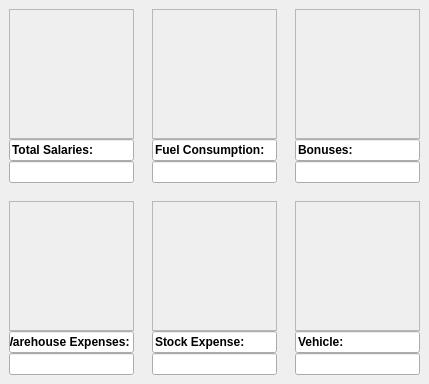
            <widget class="QWidget" name="widget_47" native="true">
             <layout class="QVBoxLayout" name="verticalLayout_44">
              <property name="spacing">
               <number>0</number>
              </property>
              <property name="leftMargin">
               <number>0</number>
              </property>
              <property name="topMargin">
               <number>0</number>
              </property>
              <property name="rightMargin">
               <number>0</number>
              </property>
              <property name="bottomMargin">
               <number>0</number>
              </property>
              <item>
               <widget class="QWidget" name="widget_49" native="true">
                <layout class="QHBoxLayout" name="horizontalLayout_69">
                 <property name="spacing">
                  <number>0</number>
                 </property>
                 <property name="leftMargin">
                  <number>0</number>
                 </property>
                 <property name="topMargin">
                  <number>0</number>
                 </property>
                 <property name="rightMargin">
                  <number>0</number>
                 </property>
                 <property name="bottomMargin">
                  <number>0</number>
                 </property>
                 <item>
                  <widget class="QWidget" name="widget_51" native="true">
                   <layout class="QVBoxLayout" name="verticalLayout_45">
                    <item>
                     <widget class="QWidget" name="widget_57" native="true">
                      <layout class="QVBoxLayout" name="verticalLayout_46">
                       <property name="spacing">
                        <number>0</number>
                       </property>
                       <property name="leftMargin">
                        <number>0</number>
                       </property>
                       <property name="topMargin">
                        <number>0</number>
                       </property>
                       <property name="rightMargin">
                        <number>0</number>
                       </property>
                       <property name="bottomMargin">
                        <number>0</number>
                       </property>
                       <item>
                        <widget class="QFrame" name="frame_15">
                         <property name="minimumSize">
                          <size>
                           <width>0</width>
                           <height>130</height>
                          </size>
                         </property>
                         <property name="frameShape">
                          <enum>QFrame::StyledPanel</enum>
                         </property>
                         <property name="frameShadow">
                          <enum>QFrame::Raised</enum>
                         </property>
                        </widget>
                       </item>
                       <item>
                        <widget class="QLineEdit" name="lineEdit_2">
                         <property name="font">
                          <font>
                           <weight>75</weight>
                           <bold>true</bold>
                          </font>
                         </property>
                         <property name="text">
                          <string>Total Salaries:</string>
                         </property>
                         <property name="readOnly">
                          <bool>true</bool>
                         </property>
                        </widget>
                       </item>
                       <item>
                        <widget class="QLineEdit" name="txt_Salaries">
                         <property name="readOnly">
                          <bool>true</bool>
                         </property>
                        </widget>
                       </item>
                      </layout>
                     </widget>
                    </item>
                   </layout>
                  </widget>
                 </item>
                 <item>
                  <widget class="QWidget" name="widget_52" native="true">
                   <layout class="QVBoxLayout" name="verticalLayout_51">
                    <property name="spacing">
                     <number>0</number>
                    </property>
                    <property name="leftMargin">
                     <number>0</number>
                    </property>
                    <property name="topMargin">
                     <number>0</number>
                    </property>
                    <property name="rightMargin">
                     <number>0</number>
                    </property>
                    <property name="bottomMargin">
                     <number>0</number>
                    </property>
                    <item>
                     <widget class="QWidget" name="widget_58" native="true">
                      <layout class="QVBoxLayout" name="verticalLayout_47">
                       <item>
                        <widget class="QWidget" name="widget_59" native="true">
                         <layout class="QVBoxLayout" name="verticalLayout_48">
                          <property name="spacing">
                           <number>0</number>
                          </property>
                          <property name="leftMargin">
                           <number>0</number>
                          </property>
                          <property name="topMargin">
                           <number>0</number>
                          </property>
                          <property name="rightMargin">
                           <number>0</number>
                          </property>
                          <property name="bottomMargin">
                           <number>0</number>
                          </property>
                          <item>
                           <widget class="QFrame" name="frame_17">
                            <property name="frameShape">
                             <enum>QFrame::StyledPanel</enum>
                            </property>
                            <property name="frameShadow">
                             <enum>QFrame::Raised</enum>
                            </property>
                           </widget>
                          </item>
                          <item>
                           <widget class="QLineEdit" name="lineEdit_5">
                            <property name="font">
                             <font>
                              <weight>75</weight>
                              <bold>true</bold>
                             </font>
                            </property>
                            <property name="text">
                             <string>Fuel Consumption:</string>
                            </property>
                            <property name="readOnly">
                             <bool>true</bool>
                            </property>
                           </widget>
                          </item>
                          <item>
                           <widget class="QLineEdit" name="txt_FuelConsumption">
                            <property name="readOnly">
                             <bool>true</bool>
                            </property>
                           </widget>
                          </item>
                         </layout>
                        </widget>
                       </item>
                      </layout>
                     </widget>
                    </item>
                   </layout>
                  </widget>
                 </item>
                 <item>
                  <widget class="QWidget" name="widget_53" native="true">
                   <layout class="QVBoxLayout" name="verticalLayout_52">
                    <property name="spacing">
                     <number>0</number>
                    </property>
                    <property name="leftMargin">
                     <number>0</number>
                    </property>
                    <property name="topMargin">
                     <number>0</number>
                    </property>
                    <property name="rightMargin">
                     <number>0</number>
                    </property>
                    <property name="bottomMargin">
                     <number>0</number>
                    </property>
                    <item>
                     <widget class="QWidget" name="widget_60" native="true">
                      <layout class="QVBoxLayout" name="verticalLayout_49">
                       <item>
                        <widget class="QWidget" name="widget_61" native="true">
                         <layout class="QVBoxLayout" name="verticalLayout_50">
                          <property name="spacing">
                           <number>0</number>
                          </property>
                          <property name="leftMargin">
                           <number>0</number>
                          </property>
                          <property name="topMargin">
                           <number>0</number>
                          </property>
                          <property name="rightMargin">
                           <number>0</number>
                          </property>
                          <property name="bottomMargin">
                           <number>0</number>
                          </property>
                          <item>
                           <widget class="QFrame" name="frame_18">
                            <property name="frameShape">
                             <enum>QFrame::StyledPanel</enum>
                            </property>
                            <property name="frameShadow">
                             <enum>QFrame::Raised</enum>
                            </property>
                           </widget>
                          </item>
                          <item>
                           <widget class="QLineEdit" name="lineEdit_8">
                            <property name="font">
                             <font>
                              <weight>75</weight>
                              <bold>true</bold>
                             </font>
                            </property>
                            <property name="text">
                             <string>Bonuses:</string>
                            </property>
                            <property name="readOnly">
                             <bool>true</bool>
                            </property>
                           </widget>
                          </item>
                          <item>
                           <widget class="QLineEdit" name="txt_Bonuses">
                            <property name="readOnly">
                             <bool>true</bool>
                            </property>
                           </widget>
                          </item>
                         </layout>
                        </widget>
                       </item>
                      </layout>
                     </widget>
                    </item>
                   </layout>
                  </widget>
                 </item>
                </layout>
               </widget>
              </item>
              <item>
               <widget class="QWidget" name="widget_50" native="true">
                <layout class="QHBoxLayout" name="horizontalLayout_70">
                 <property name="spacing">
                  <number>0</number>
                 </property>
                 <property name="leftMargin">
                  <number>0</number>
                 </property>
                 <property name="topMargin">
                  <number>0</number>
                 </property>
                 <property name="rightMargin">
                  <number>0</number>
                 </property>
                 <property name="bottomMargin">
                  <number>0</number>
                 </property>
                 <item>
                  <widget class="QWidget" name="widget_54" native="true">
                   <layout class="QVBoxLayout" name="verticalLayout_62">
                    <item>
                     <widget class="QWidget" name="widget_62" native="true">
                      <layout class="QVBoxLayout" name="verticalLayout_53">
                       <property name="spacing">
                        <number>0</number>
                       </property>
                       <property name="leftMargin">
                        <number>0</number>
                       </property>
                       <property name="topMargin">
                        <number>0</number>
                       </property>
                       <property name="rightMargin">
                        <number>0</number>
                       </property>
                       <property name="bottomMargin">
                        <number>0</number>
                       </property>
                       <item>
                        <widget class="QWidget" name="widget_63" native="true">
                         <layout class="QVBoxLayout" name="verticalLayout_54">
                          <property name="spacing">
                           <number>0</number>
                          </property>
                          <property name="leftMargin">
                           <number>0</number>
                          </property>
                          <property name="topMargin">
                           <number>0</number>
                          </property>
                          <property name="rightMargin">
                           <number>0</number>
                          </property>
                          <property name="bottomMargin">
                           <number>0</number>
                          </property>
                          <item>
                           <widget class="QWidget" name="widget_64" native="true">
                            <layout class="QVBoxLayout" name="verticalLayout_55">
                             <property name="spacing">
                              <number>0</number>
                             </property>
                             <property name="leftMargin">
                              <number>0</number>
                             </property>
                             <property name="topMargin">
                              <number>0</number>
                             </property>
                             <property name="rightMargin">
                              <number>0</number>
                             </property>
                             <property name="bottomMargin">
                              <number>0</number>
                             </property>
                             <item>
                              <widget class="QFrame" name="frame_19">
                               <property name="minimumSize">
                                <size>
                                 <width>0</width>
                                 <height>130</height>
                                </size>
                               </property>
                               <property name="frameShape">
                                <enum>QFrame::StyledPanel</enum>
                               </property>
                               <property name="frameShadow">
                                <enum>QFrame::Raised</enum>
                               </property>
                              </widget>
                             </item>
                             <item>
                              <widget class="QLineEdit" name="lineEdit_10">
                               <property name="font">
                                <font>
                                 <weight>75</weight>
                                 <bold>true</bold>
                                </font>
                               </property>
                               <property name="text">
                                <string>Warehouse Expenses:</string>
                               </property>
                               <property name="readOnly">
                                <bool>true</bool>
                               </property>
                              </widget>
                             </item>
                             <item>
                              <widget class="QLineEdit" name="txt_WarehouseExpense">
                               <property name="readOnly">
                                <bool>true</bool>
                               </property>
                              </widget>
                             </item>
                            </layout>
                           </widget>
                          </item>
                         </layout>
                        </widget>
                       </item>
                      </layout>
                     </widget>
                    </item>
                   </layout>
                  </widget>
                 </item>
                 <item>
                  <widget class="QWidget" name="widget_55" native="true">
                   <layout class="QVBoxLayout" name="verticalLayout_63">
                    <item>
                     <widget class="QWidget" name="widget_65" native="true">
                      <layout class="QVBoxLayout" name="verticalLayout_56">
                       <property name="spacing">
                        <number>0</number>
                       </property>
                       <property name="leftMargin">
                        <number>0</number>
                       </property>
                       <property name="topMargin">
                        <number>0</number>
                       </property>
                       <property name="rightMargin">
                        <number>0</number>
                       </property>
                       <property name="bottomMargin">
                        <number>0</number>
                       </property>
                       <item>
                        <widget class="QWidget" name="widget_66" native="true">
                         <layout class="QVBoxLayout" name="verticalLayout_57">
                          <property name="spacing">
                           <number>0</number>
                          </property>
                          <property name="leftMargin">
                           <number>0</number>
                          </property>
                          <property name="topMargin">
                           <number>0</number>
                          </property>
                          <property name="rightMargin">
                           <number>0</number>
                          </property>
                          <property name="bottomMargin">
                           <number>0</number>
                          </property>
                          <item>
                           <widget class="QWidget" name="widget_67" native="true">
                            <layout class="QVBoxLayout" name="verticalLayout_58">
                             <property name="spacing">
                              <number>0</number>
                             </property>
                             <property name="leftMargin">
                              <number>0</number>
                             </property>
                             <property name="topMargin">
                              <number>0</number>
                             </property>
                             <property name="rightMargin">
                              <number>0</number>
                             </property>
                             <property name="bottomMargin">
                              <number>0</number>
                             </property>
                             <item>
                              <widget class="QFrame" name="frame_31">
                               <property name="frameShape">
                                <enum>QFrame::StyledPanel</enum>
                               </property>
                               <property name="frameShadow">
                                <enum>QFrame::Raised</enum>
                               </property>
                              </widget>
                             </item>
                             <item>
                              <widget class="QLineEdit" name="lineEdit_12">
                               <property name="font">
                                <font>
                                 <weight>75</weight>
                                 <bold>true</bold>
                                </font>
                               </property>
                               <property name="text">
                                <string>Stock Expense:</string>
                               </property>
                               <property name="readOnly">
                                <bool>true</bool>
                               </property>
                              </widget>
                             </item>
                             <item>
                              <widget class="QLineEdit" name="txt_StockExpenses">
                               <property name="readOnly">
                                <bool>true</bool>
                               </property>
                              </widget>
                             </item>
                            </layout>
                           </widget>
                          </item>
                         </layout>
                        </widget>
                       </item>
                      </layout>
                     </widget>
                    </item>
                   </layout>
                  </widget>
                 </item>
                 <item>
                  <widget class="QWidget" name="widget_56" native="true">
                   <layout class="QVBoxLayout" name="verticalLayout_64">
                    <item>
                     <widget class="QWidget" name="widget_68" native="true">
                      <layout class="QVBoxLayout" name="verticalLayout_59">
                       <property name="spacing">
                        <number>0</number>
                       </property>
                       <property name="leftMargin">
                        <number>0</number>
                       </property>
                       <property name="topMargin">
                        <number>0</number>
                       </property>
                       <property name="rightMargin">
                        <number>0</number>
                       </property>
                       <property name="bottomMargin">
                        <number>0</number>
                       </property>
                       <item>
                        <widget class="QWidget" name="widget_69" native="true">
                         <layout class="QVBoxLayout" name="verticalLayout_60">
                          <property name="spacing">
                           <number>0</number>
                          </property>
                          <property name="leftMargin">
                           <number>0</number>
                          </property>
                          <property name="topMargin">
                           <number>0</number>
                          </property>
                          <property name="rightMargin">
                           <number>0</number>
                          </property>
                          <property name="bottomMargin">
                           <number>0</number>
                          </property>
                          <item>
                           <widget class="QWidget" name="widget_70" native="true">
                            <layout class="QVBoxLayout" name="verticalLayout_61">
                             <property name="spacing">
                              <number>0</number>
                             </property>
                             <property name="leftMargin">
                              <number>0</number>
                             </property>
                             <property name="topMargin">
                              <number>0</number>
                             </property>
                             <property name="rightMargin">
                              <number>0</number>
                             </property>
                             <property name="bottomMargin">
                              <number>0</number>
                             </property>
                             <item>
                              <widget class="QFrame" name="frame_32">
                               <property name="frameShape">
                                <enum>QFrame::StyledPanel</enum>
                               </property>
                               <property name="frameShadow">
                                <enum>QFrame::Raised</enum>
                               </property>
                              </widget>
                             </item>
                             <item>
                              <widget class="QLineEdit" name="lineEdit_14">
                               <property name="font">
                                <font>
                                 <weight>75</weight>
                                 <bold>true</bold>
                                </font>
                               </property>
                               <property name="text">
                                <string>Vehicle:</string>
                               </property>
                               <property name="readOnly">
                                <bool>true</bool>
                               </property>
                              </widget>
                             </item>
                             <item>
                              <widget class="QLineEdit" name="txt_VehicleExpense">
                               <property name="readOnly">
                                <bool>true</bool>
                               </property>
                              </widget>
                             </item>
                            </layout>
                           </widget>
                          </item>
                         </layout>
                        </widget>
                       </item>
                      </layout>
                     </widget>
                    </item>
                   </layout>
                  </widget>
                 </item>
                </layout>
               </widget>
              </item>
             </layout>
            </widget>
